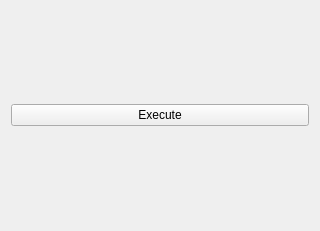
<?xml version="1.0" encoding="UTF-8"?>
<ui version="4.0">
 <class>MainWindowClass</class>
 <widget class="QMainWindow" name="MainWindowClass">
  <property name="geometry">
   <rect>
    <x>0</x>
    <y>0</y>
    <width>320</width>
    <height>231</height>
   </rect>
  </property>
  <property name="windowTitle">
   <string>MainWindow</string>
  </property>
  <widget class="QWidget" name="centralWidget">
   <layout class="QVBoxLayout" name="verticalLayout">
    <item>
     <widget class="QPushButton" name="m_btnExecute">
      <property name="text">
       <string>Execute</string>
      </property>
     </widget>
    </item>
   </layout>
  </widget>
 </widget>
 <layoutdefault spacing="6" margin="11"/>
 <resources>
  <include location="mainwindow.qrc"/>
 </resources>
 <connections/>
</ui>
